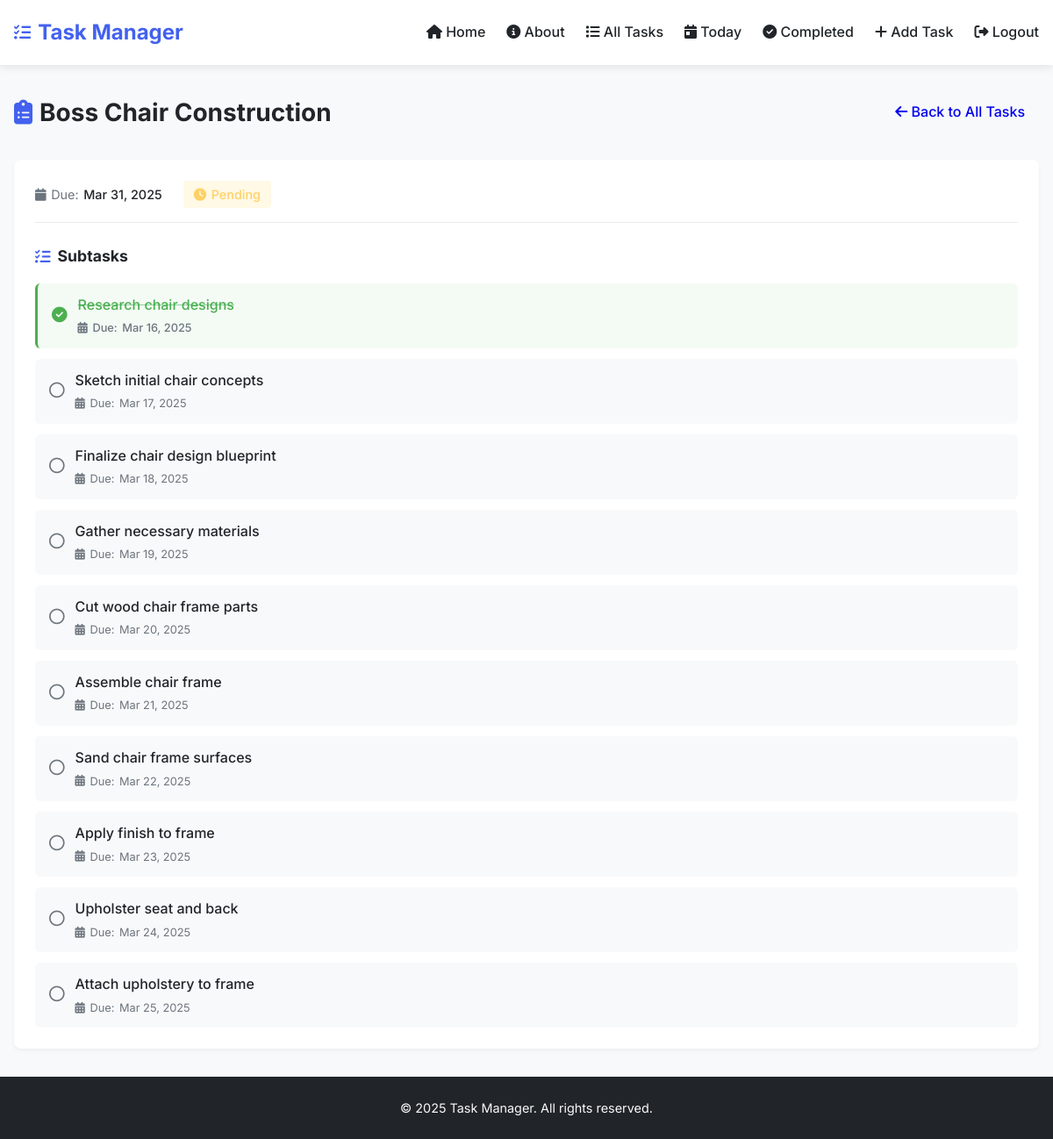
The app's page /task_detail/18/ (signed in) with its own data.
### task_manager/models.py (models this page shows, shortened)
class Task(models.Model):
    description = models.TextField()
    title = models.CharField(max_length=200, blank=True, null=True)  # Add title field
    start_date = models.DateField()
    due_date = models.DateField()
    priority = models.CharField(max_length=10, choices=[
        ('High', 'High'),
        ('Medium', 'Medium'),
        ('Low', 'Low'),
    ])
    completed = models.BooleanField(default=False)

class Subtask(models.Model):
    task = models.ForeignKey(Task, on_delete=models.CASCADE)
    description = models.TextField()
    due_date = models.DateField()
    completed = models.BooleanField(default=False)

### task_manager/views.py (the view)
# urls.py: path('task_detail/<int:task_id>/', views.task_detail, name='task_detail'),
@login_required
def task_detail(request, task_id):
    task = Task.objects.get(pk=task_id)
    subtasks = Subtask.objects.filter(task=task)
    return render(request, 'task_detail.html', {'task': task, 'subtasks': subtasks})

### task_manager/templates/task_detail.html (shortened to what this page needs)
{% extends 'base.html' %}
{% block content %}
<div class="page-header">
    <div class="page-header-content">
        <h2 class="page-title">
            <i class="fas fa-clipboard-list"></i> {{ task.title }}
        </h2>
        <div class="page-actions">
            <a href="{% url 'all_tasks' %}" class="btn btn-secondary">
                <i class="fas fa-arrow-left"></i> Back to All Tasks
            </a>
        </div>
    </div>
</div>
<div class="task-detail-card">
    <div class="task-header">
        <div class="task-info">
            <span class="task-meta">
                <i class="fas fa-calendar"></i> Due:
                <span class="task-date">{{ task.due_date|date:"M d, Y" }}</span>
            </span>
            {% if task.completed %}
                <span class="task-status completed">
                    <i class="fas fa-check-circle"></i> Completed
                </span>
            {% else %}
                <span class="task-status pending">
                    <i class="fas fa-clock"></i> Pending
                </span>
            {% endif %}
        </div>
    </div>
    {% if subtasks %}
        <div class="subtasks-container">
            <h3 class="subtasks-heading">
                <i class="fas fa-tasks"></i> Subtasks
            </h3>
            <ul class="subtasks">
                {% for subtask in subtasks %}
                    <li class="subtask-item {% if subtask.completed %}completed{% endif %}">
                        <div class="subtask-checkbox">
                            {% if subtask.completed %}
                                <i class="fas fa-check-circle"></i>
                            {% else %}
                                <i class="far fa-circle"></i>
                            {% endif %}
                        </div>
                        <div class="subtask-content">
                            <span class="subtask-description">{{ subtask.description }}</span>
                            <span class="subtask-meta">
                                <i class="fas fa-calendar-alt"></i> Due:
                                <span class="subtask-date">{{ subtask.due_date|date:"M d, Y" }}</span>
                            </span>
                        </div>
                    </li>
                {% endfor %}
            </ul>
        </div>
    {% else %}
        <div class="empty-subtasks">
            <p>No subtasks have been added to this task yet.</p>
        </div>
    {% endif %}
</div>
{% endblock %}

### task_manager/templates/base.html (style rules this page uses)
:root { --primary: #4361ee; --primary-light: #4895ef; --success: #4CAF50; --success-light: #a7e9af; --danger: #ef476f; --warning: #ffd166; --dark: #212529; --gray: #6c757d; --light: #f8f9fa; --white: #ffffff; }
* { margin: 0; padding: 0; box-sizing: border-box; }
body { font-family: 'Inter', sans-serif; line-height: 1.6; color: var(--dark); background-color: var(--light); padding: 0; margin: 0; }
.btn { display: inline-block; padding: 0.5rem 1rem; border-radius: 4px; font-weight: 500; text-decoration: none; cursor: pointer; transition: all 0.3s; border: none; }
.completed { color: var(--success); font-weight: 500; }
.task-header { display: flex; justify-content: space-between; align-items: center; margin-bottom: 0.5rem; }
.task-meta { display: flex; gap: 1rem; font-size: 0.875rem; color: var(--gray); }
.task-meta span { display: flex; align-items: center; gap: 0.25rem; }

### task_manager/templates/task_detail.html (style rules this page uses)
.page-header { margin-bottom: 2rem; }
.page-header-content { display: flex; justify-content: space-between; align-items: center; }
.page-title { font-size: 1.75rem; margin: 0; color: var(--dark); display: flex; align-items: center; gap: 0.5rem; }
.page-title i { color: var(--primary); }
.task-detail-card { background-color: var(--white); border-radius: 8px; padding: 1.5rem; box-shadow: 0 2px 4px rgba(0, 0, 0, 0.05); }
.task-header { margin-bottom: 1.5rem; padding-bottom: 1rem; border-bottom: 1px solid #e9ecef; }
.task-info { display: flex; align-items: center; gap: 1.5rem; }
.task-meta { display: flex; align-items: center; gap: 0.35rem; color: var(--gray); font-size: 0.9rem; }
.task-date { color: var(--dark); font-weight: 500; }
.task-status { display: flex; align-items: center; gap: 0.35rem; font-size: 0.9rem; font-weight: 500; padding: 0.25rem 0.75rem; border-radius: 4px; }
.task-status.pending { background-color: rgba(255, 193, 7, 0.1); color: var(--warning); }
.subtasks-heading { font-size: 1.1rem; margin: 0 0 1rem 0; color: var(--dark); display: flex; align-items: center; gap: 0.5rem; }
.subtasks-heading i { color: var(--primary); }
.subtasks { list-style: none; margin: 0; padding: 0; display: flex; flex-direction: column; gap: 0.75rem; }
.subtask-item { background-color: #f8f9fa; padding: 0.75rem 1rem; border-radius: 6px; display: flex; align-items: center; gap: 0.75rem; transition: all 0.2s ease; }
.subtask-item.completed { background-color: rgba(40, 167, 69, 0.05); border-left: 3px solid var(--success); }
.subtask-checkbox i { font-size: 1.1rem; }
.subtask-item.completed .subtask-checkbox i { color: var(--success); }
.subtask-item:not(.completed) .subtask-checkbox i { color: var(--gray); }
.subtask-content { flex: 1; }
.subtask-description { display: block; font-weight: 500; margin-bottom: 0.25rem; }
.subtask-item.completed .subtask-description { color: var(--success); text-decoration: line-through; text-decoration-thickness: 1px; text-decoration-color: rgba(40, 167, 69, 0.5); }
.subtask-meta { display: flex; align-items: center; gap: 0.35rem; color: var(--gray); font-size: 0.8rem; }

### records on screen
Task: title "Boss Chair Construction", due_date "Mar 31, 2025"
Subtask: completed True (drawn), description "Research chair designs", due_date "Mar 16, 2025"
Subtask: completed False (drawn), description "Sketch initial chair concepts", due_date "Mar 17, 2025"
Subtask: completed False (drawn), description "Finalize chair design blueprint", due_date "Mar 18, 2025"
Subtask: completed False (drawn), description "Gather necessary materials", due_date "Mar 19, 2025"
Subtask: completed False (drawn), description "Cut wood chair frame parts", due_date "Mar 20, 2025"
Subtask: completed False (drawn), description "Assemble chair frame", due_date "Mar 21, 2025"
Subtask: completed False (drawn), description "Sand chair frame surfaces", due_date "Mar 22, 2025"
Subtask: completed False (drawn), description "Apply finish to frame", due_date "Mar 23, 2025"
Subtask: completed False (drawn), description "Upholster seat and back", due_date "Mar 24, 2025"
Subtask: completed False (drawn), description "Attach upholstery to frame", due_date "Mar 25, 2025"
